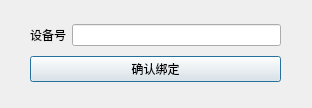
<?xml version="1.0" encoding="UTF-8"?>
<ui version="4.0">
 <class>DeviceBindDialog</class>
 <widget class="QDialog" name="DeviceBindDialog">
  <property name="geometry">
   <rect>
    <x>0</x>
    <y>0</y>
    <width>312</width>
    <height>108</height>
   </rect>
  </property>
  <property name="windowTitle">
   <string>Dialog</string>
  </property>
  <widget class="QWidget" name="">
   <property name="geometry">
    <rect>
     <x>30</x>
     <y>20</y>
     <width>251</width>
     <height>66</height>
    </rect>
   </property>
   <layout class="QVBoxLayout" name="verticalLayout">
    <item>
     <layout class="QHBoxLayout" name="horizontalLayout">
      <item>
       <widget class="QLabel" name="label">
        <property name="text">
         <string>设备号</string>
        </property>
       </widget>
      </item>
      <item>
       <widget class="QLineEdit" name="DeviceIdLineEdit"/>
      </item>
     </layout>
    </item>
    <item>
     <widget class="QPushButton" name="bindButton">
      <property name="text">
       <string>确认绑定</string>
      </property>
     </widget>
    </item>
   </layout>
  </widget>
 </widget>
 <resources/>
 <connections/>
</ui>
